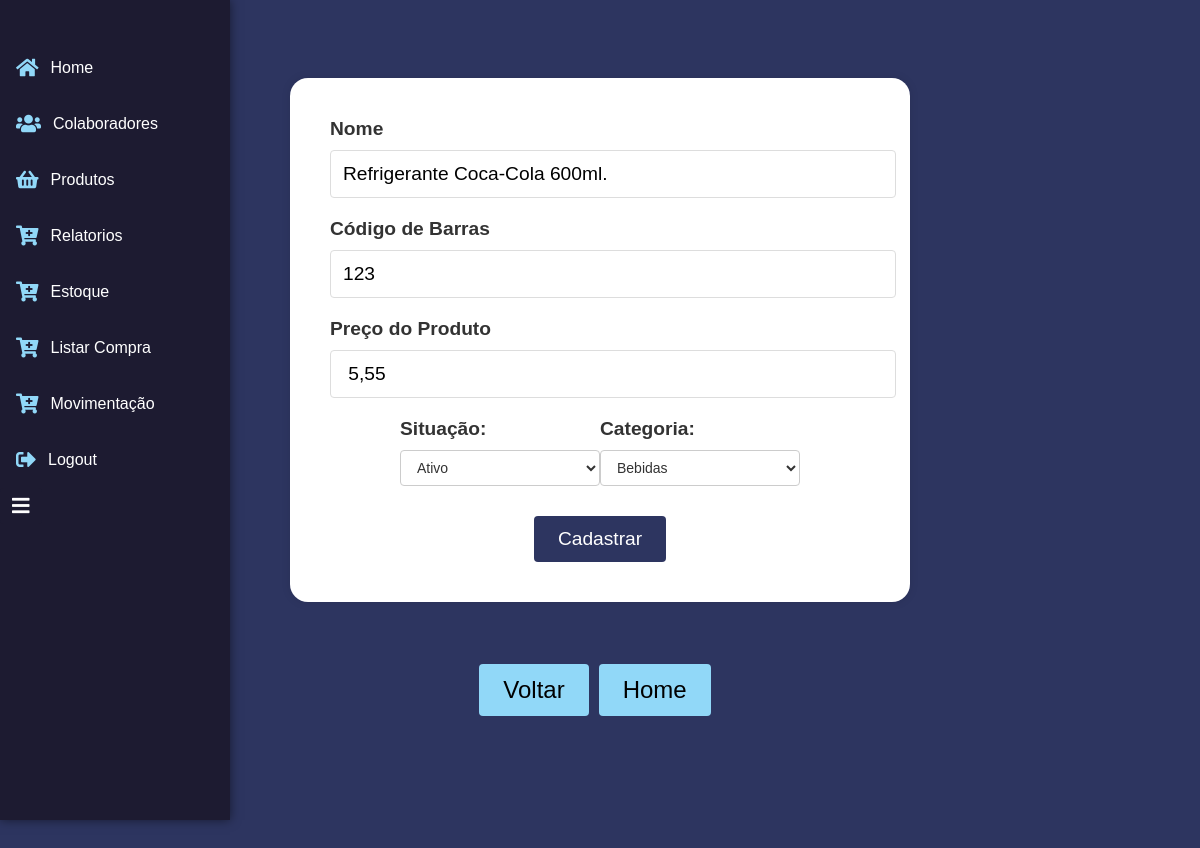
Screenshot of /produtos/editar_produto/31/ (signed in) with the database file from the repository.
### produtos/models.py (models this page shows, shortened)
class Produto(models.Model):
    nome = models.CharField(max_length=100)
    codigo_barras = models.CharField(max_length=100)
    preco_produto = models.DecimalField(max_digits=10, decimal_places=2)
    situacao = models.CharField(max_length=50)
    categoria = models.CharField(max_length=50, null=True)

### produtos/views.py (the view)
# urls.py: path('editar_produto/<int:produto_id>/', views.editar_produto, name='editar_produto'),
@login_required(login_url='login')
def editar_produto(request, produto_id):
    produto = get_object_or_404(Produto, id=produto_id)
    estoque = Estoque.objects.get(produto=produto)
    if request.method == 'POST':
        form = EditarProdutosForm(request.POST)
        if form.is_valid():
            try:
                produto.nome = form.cleaned_data['nome']
                produto.codigo_barras = form.cleaned_data['codigo_barras']
                produto.preco_produto = form.cleaned_data['preco_produto']
                produto.situacao = form.cleaned_data['situacao']
                produto.categoria = form.cleaned_data['categoria']
                if Produto.objects.filter(codigo_barras=produto.codigo_barras).exclude(id=produto_id).exists():
                    raise ValidationError('Código de barras já está em uso por outro produto.')
                produto.save()
                return redirect('listar_produtos')
            except ValidationError as e:
                error_message = str(e)
                return render(request, 'editar_produto.html', {'form': form, 'produto': produto, 'error_message': error_message})
            except Exception as e:
                error_message = f"Ocorreu um erro ao editar o produto: {str(e)}"
                return render(request, 'editar_produto.html', {'form': form, 'produto': produto, 'error_message': error_message})
    else:
        form = EditarProdutosForm(initial={
            'nome': produto.nome,
            'codigo_barras': produto.codigo_barras,
            'preco_produto': produto.preco_produto,
            'situacao': produto.situacao,
            'categoria': produto.categoria,
            'quantidade_estoque': estoque.quantidade
        })
    context = {
        'form': form,
        'produto': produto,
    }
    return render(request, 'editar_produto.html', context)

### produtos/forms.py
class EditarProdutosForm(forms.ModelForm):
    class Meta:
        model = Produto
        fields = ['nome', 'codigo_barras', 'preco_produto', 'situacao','categoria']

### produtos/templates/editar_produto.html (shortened to what this page needs)
{% load static %}
<!DOCTYPE html>
<html>
<head>
    <link rel="stylesheet" href="https://cdnjs.cloudflare.com/ajax/libs/font-awesome/5.15.3/css/all.min.css">
    <link rel="stylesheet" href="{% static 'formularios/edit_formulario.css' %}">
</head>
<body>
    <div class="form-container">
        <form action="{% url 'editar_produto' produto_id=produto.id %}" method="POST">
            <label for="nome">Nome</label>
            <input type="text" id="nome" name="nome" value="{{ form.nome.value }}">
            <label for="codigo_barras">Código de Barras</label>
            <input type="text" id="id_codigo_barras" name="codigo_barras" pattern="[0-9]+" maxlength="13" required
                value="{{ produto.codigo_barras }}">
            <label for="preco_produto">Preço do Produto</label>
            <input type="text" id="preco_produto" name="preco_produto" value=" {{ form.preco_produto.value }}">
            <form>
                <div class="form-row">
                  <div class="form-group">
                    <label for="situacao">Situação:</label>
                    <select name="situacao" required>
                      <option value="Ativo" {% if form.initial.situacao == 'Ativo' %}selected{% endif %}>Ativo</option>
                    </select>
                  </div>
                  <div class="form-group">
                    <label for="categoria">Categoria:</label>
                    <select name="categoria" id="categoria">
                      <option value="bebidas" {% if form.categoria.value == 'bebidas' %}selected{% endif %}>Bebidas</option>
                    </select>
                  </div>
                </div>
            <input type="submit" value="Cadastrar" class="submit-button">
        </form>
    </div>
    <div class="button-container">
        <button class="button" onclick="goBack()">Voltar</button>
        <button class="button" onclick="goHome()">Home</button>
      </div>
    <div id="navbar">
        {% include 'navBar.html' %}
    </div>
</body>
</html>

### static/formularios/edit_formulario.css (style rules this page uses)
body { font-family: Arial, sans-serif; background-color: #2d3560; margin: 0; padding: 0; transform-origin: top; }
form { width: 45%; margin: -30px auto; background-color: #fff; box-shadow: 0 0 10px rgba(0, 0, 0, 0.1); padding: 40px; border-radius: 18px; transform: scale(1.0); box-shadow: 0 0 10px rgba(0, 0, 0, 0.1); }
label { display: block; font-weight: bold; margin-bottom: 10px; color: #333; font-size: 1.2rem; }
input[type="text"], input[type="email"], input[type="password"] { width: 100%; padding: 12px; font-size: 1.2rem; border: 1px solid #ddd; border-radius: 4px; margin-bottom: 20px; }
.submit-button { background-color: #2d3560; color: #fff; padding: 12px 24px; border: none; cursor: pointer; font-size: 1.2rem; border-radius: 4px; transition: background-color 0.3s ease; display: block; margin: 0 auto; margin-top: 20px; }
select { width: 200px; padding: 5px; border: 1px solid #ccc; border-radius: 4px; font-size: 14px; }
select option { font-size: 14px; }
.button-container { display: flex; justify-content: center; margin-top: -58px; background-color: #2d3560; padding: 10px; }
.button { padding: 12px 24px; background-color: #91d8f8; color: #000; border: none; border-radius: 4px; cursor: pointer; font-size: 1.5rem; margin-right: 10px; }
select[name="situacao"], select#categoria { padding: 8px 12px; font-size: 14px; border: 1px solid #ccc; border-radius: 4px; width: 200px; margin-bottom: 10px; background-color: #fff; color: #333; }
select[name="situacao"] option, select#categoria option { background-color: #807a7a !important; color: #978f8f !important; }
.form-row { display: flex; justify-content: center; }
.form-group { width: 200px; }

### produtos/templates/editar_produto.html (style rules this page uses)
form { margin: 110px auto !important; }

### navBar/templates/navBar.html (style rules this page uses)
body { margin: 0; padding: 0; }

### rows the page displays
Produto: nome "Refrigerante Coca-Cola 600ml.", codigo_barras "123", preco_produto "5,55", situacao "Ativo", categoria "Bebidas"
